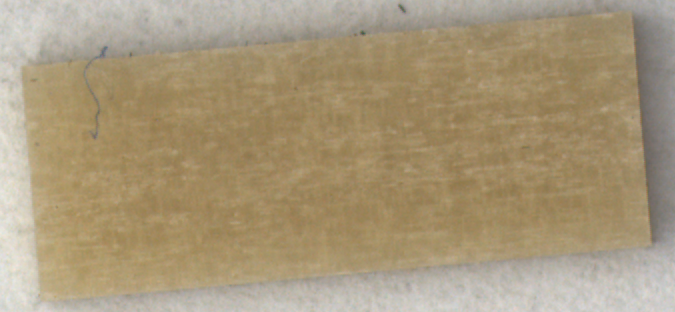
#> input picture utils/template/001.png, 675 x 312 px
$ python -i GRR.py   (imports and definitions only)   (older library calls are emulated)
#> lines starting #> are read from the running program, lines starting #| are printed output that depends on the picture
#> further down, picture is the input picture: shape (312, 675, 3); mean B, G, R 121.7, 151.8, 168.1
import cv2,os
import numpy as np


# [173 lines left out: functions _detect_roi, _del_max_distance_point, _point_distance_line, not called in this run]


# 计算梯度与梯度方向
def _gen_magnitude(img):
    '''
    计算图像的梯度特征
    :param img:
    :return:
    '''
    smoothed = cv2.GaussianBlur(img, (3, 3), 0, sigmaY=0, borderType=cv2.BORDER_REPLICATE)
    sobel_dx = cv2.Sobel(smoothed, cv2.CV_32F, 1, 0, ksize=3, scale=1, delta=0, borderType=cv2.BORDER_REPLICATE)
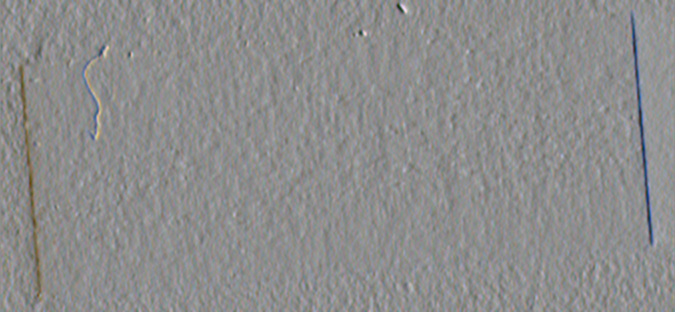
#> sobel_dx: shape (312, 675, 3) float32; mean B, G, R -0.6, -0.7, -0.7; drawn with min black and max white
    sobel_dy = cv2.Sobel(smoothed, cv2.CV_32F, 0, 1, ksize=3, scale=1, delta=0, borderType=cv2.BORDER_REPLICATE)
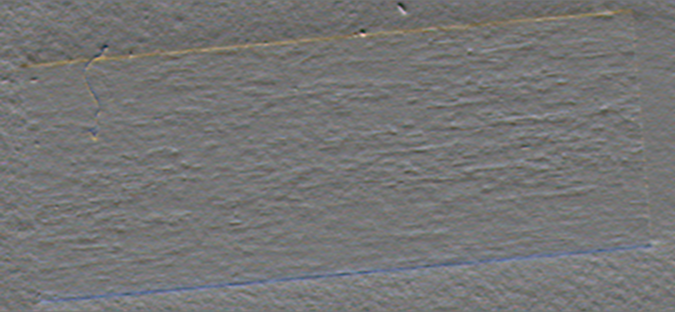
#> sobel_dy: shape (312, 675, 3) float32; mean B, G, R 0.4, 0.4, 0.4; drawn with min black and max white
    magnitude = np.sqrt(sobel_dx * sobel_dx + sobel_dy * sobel_dy)
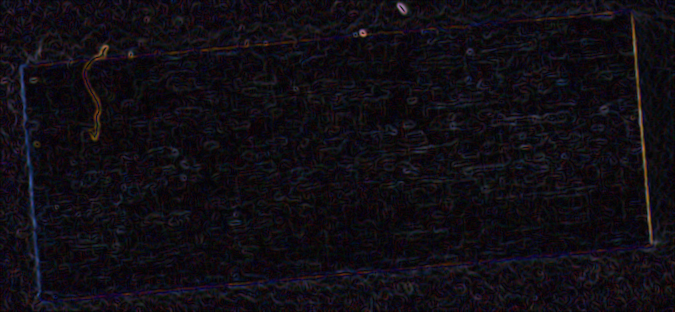
#> magnitude: shape (312, 675, 3) float32; mean B, G, R 19.8, 13.6, 16.9
    sobel_ag = cv2.phase(sobel_dx, sobel_dy, angleInDegrees=True)
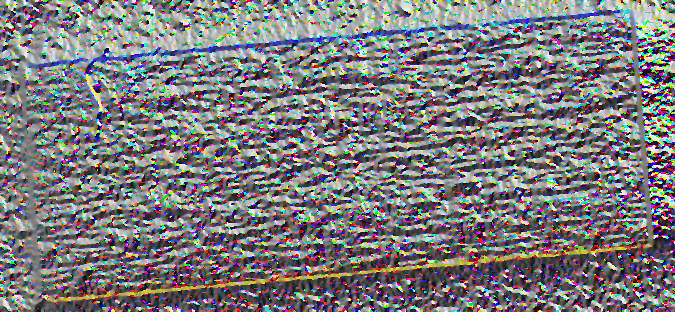
#> sobel_ag: shape (312, 675, 3) float32; mean B, G, R 176, 172.6, 174.8; drawn with min black and max white
    return magnitude, sobel_ag

# 计算拟合直线端点坐标
# [149 lines left out: functions _coeff2pts, detect_line_subpixel, _calculate_size, detect_size, not called in this run]


# [73 lines not run here, left out]

>>> import cv2
>>> picture = cv2.imread('template/001.png')
>>> result = _gen_magnitude(picture)
